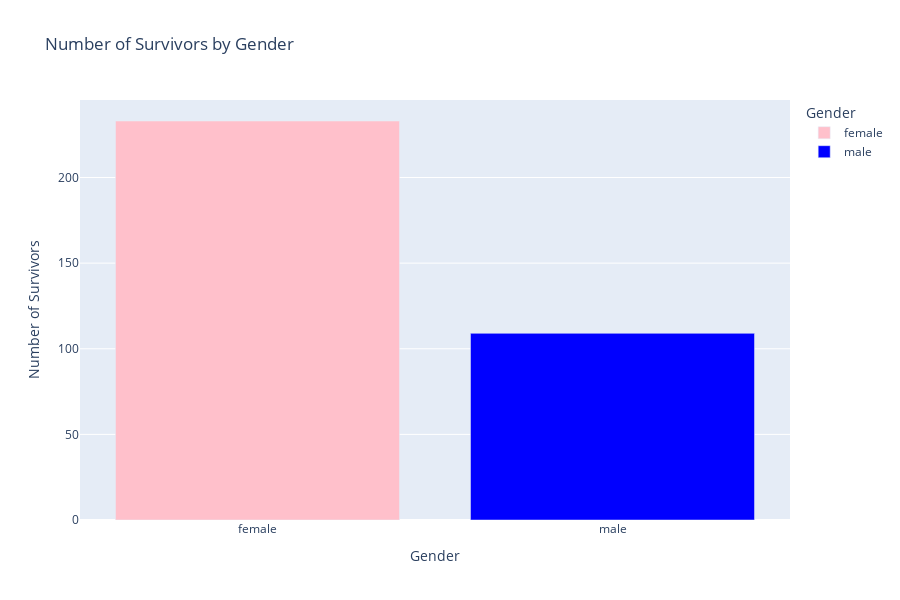

Notebook code cell kept with this figure:
### Markdown cell above
### e) Bar chart of survival by gender

### Code cell
# Group data by gender and sum survivors
gender_survival = data.groupby('Sex')['Survived'].sum().reset_index()

# Plot bar chart
fig = px.bar(gender_survival, x='Sex', y='Survived', color='Sex',
             title='Number of Survivors by Gender',
             labels={'Survived': 'Number of Survivors', 'Sex': 'Gender'},
             color_discrete_map={'male': 'blue', 'female': 'pink'})

# Increase plot size
fig.update_layout(width=900, height=600)

# Show plot
fig.show()

### Figure 1 — Plotly figure (JSON) as saved in the notebook; plotly's stock layout.template omitted (floating-point values rounded to 4 significant figures)
{"data": [{"hovertemplate": "Gender=%{x}<br>Number of Survivors=%{y}<extra></extra>", "legendgroup": "female", "marker": {"color": "pink", "pattern": {"shape": ""}}, "name": "female", "orientation": "v", "showlegend": true, "textposition": "auto", "type": "bar", "x": ["female"], "xaxis": "x", "y": [233], "yaxis": "y"}, {"hovertemplate": "Gender=%{x}<br>Number of Survivors=%{y}<extra></extra>", "legendgroup": "male", "marker": {"color": "blue", "pattern": {"shape": ""}}, "name": "male", "orientation": "v", "showlegend": true, "textposition": "auto", "type": "bar", "x": ["male"], "xaxis": "x", "y": [109], "yaxis": "y"}], "layout": {"barmode": "relative", "height": 600, "legend": {"title": {"text": "Gender"}, "tracegroupgap": 0}, "title": {"text": "Number of Survivors by Gender"}, "width": 900, "xaxis": {"anchor": "y", "categoryarray": ["female", "male"], "categoryorder": "array", "domain": [0, 1], "title": {"text": "Gender"}}, "yaxis": {"anchor": "x", "domain": [0, 1], "title": {"text": "Number of Survivors"}}}}
